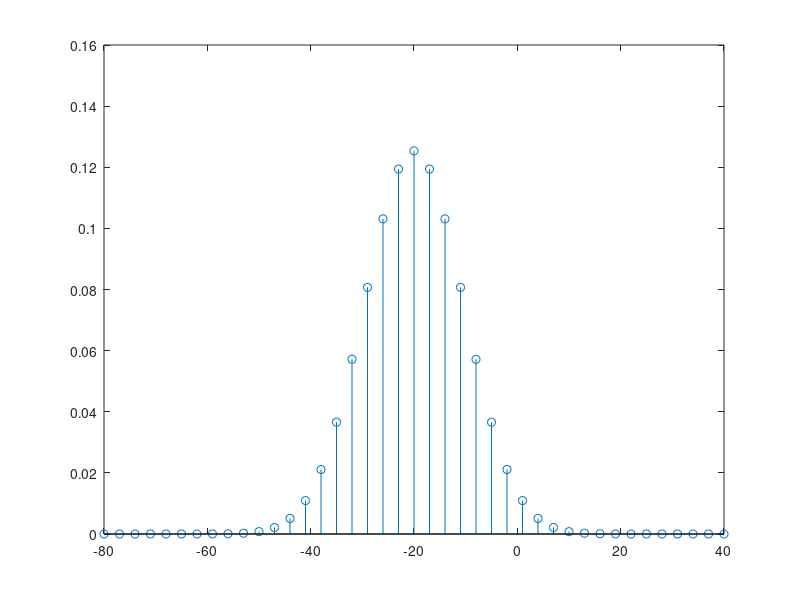

Here is the MATLAB script that generated this plot:
# In an unfair game played between Jack and John, a coin is tossed 40 times. In each case, if Head is turned up, John gives Jack 1$ and if Tail is turned up, Jack gives John 2$ (Yes, it is 2$ and that is why it is an unfair game). A random variable X denotes the number of dollars Jack has got at the end of the game. X could be positive or negative. Calculate the PMF of X statistically. Plot the PMF.

function[pmf]=lab3_assignment_task5_142440()
%we assume that Jack starts at $0
k=0:40; %no. of heads
m=40-k;
p=0.5;
A=p^40;
c=zeros(1,41);
for i=1:41
c(i)=nchoosek(40,k(i));
end
pmf=A.*c;
x=k-(2*m)
figure('Name','Probability Mass Function','NumberTitle','off');
stem(x,pmf);
end